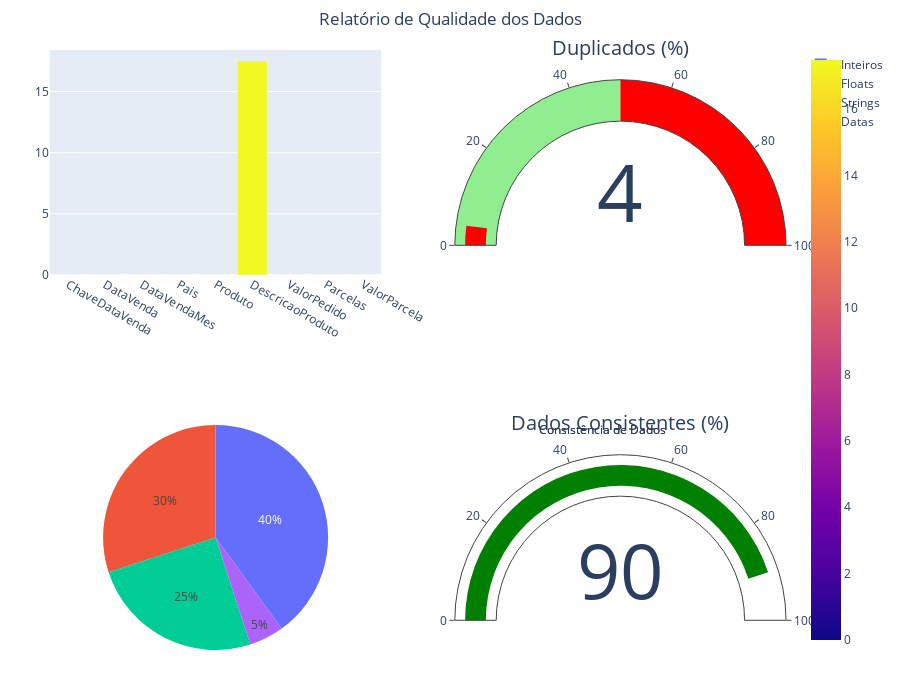

Notebook cell for this chart:
### Markdown cell above
### 3.3.  "Relatório de Qualidade dos Dados"

### Code cell
from plotly.subplots import make_subplots
import plotly.graph_objects as go

# Criar subplots com 4 gráficos
fig_relatorio = make_subplots(
    rows=2, cols=2,  # Define 2x2 grid
    subplot_titles=(
        "Porcentagem de Nulos por Coluna", 
        "Duplicados (%)", 
        "Distribuição de Tipos de Dados", 
        "Consistência de Dados"
    ),
    specs=[
        [{"type": "xy"}, {"type": "domain"}],  # Primeira linha
        [{"type": "domain"}, {"type": "domain"}]  # Segunda linha
    ]
)

# Adicionar os gráficos às subplots
fig_relatorio.add_trace(fig_nulos.data[0], row=1, col=1)         # Gráfico de Nulos
fig_relatorio.add_trace(fig_duplicados.data[0], row=1, col=2)    # Gráfico de Duplicados
fig_relatorio.add_trace(fig_tipos.data[0], row=2, col=1)         # Gráfico de Tipos de Dados
fig_relatorio.add_trace(fig_consistencia.data[0], row=2, col=2)  # Gráfico de Consistência

# Atualizar layout para ajustar os títulos e o espaçamento
fig_relatorio.update_layout(
    title="Relatório de Qualidade dos Dados",
    height=700,
    title_x=0.5,  # Centraliza o título principal
    showlegend=True,
    margin=dict(t=50, b=50, l=50, r=50),  # Margens ajustadas para espaço
    annotations=[
        dict(
            text="Duplicados (%)", 
            x=0.75, y=1.1, xref="paper", yref="paper", 
            showarrow=False, font=dict(size=12)
        ),
        dict(
            text="Consistência de Dados", 
            x=0.75, y=0.35, xref="paper", yref="paper", 
            showarrow=False, font=dict(size=12)
        )
    ]
)

# Exibir e salvar o relatório
fig_relatorio.show()
fig_relatorio.write_html("relatorio_qualidade_dados_corrigido.html")

### Figure 1 — Plotly figure (JSON) as saved in the notebook; plotly's stock layout.template omitted (floating-point values rounded to 4 significant figures)
{"data": [{"alignmentgroup": "True", "hovertemplate": "Coluna=%{x}<br>Porcentagem de Nulos=%{marker.color}<extra></extra>", "legendgroup": "", "marker": {"color": [0, 0, 0, 0, 0, 17.48, 0, 0, 0], "coloraxis": "coloraxis", "pattern": {"shape": ""}}, "name": "", "offsetgroup": "", "orientation": "v", "showlegend": false, "textposition": "auto", "type": "bar", "x": ["ChaveDataVenda", "DataVenda", "DataVendaMes", "Pais", "Produto", "DescricaoProduto", "ValorPedido", "Parcelas", "ValorParcela"], "xaxis": "x", "y": [0, 0, 0, 0, 0, 17.48, 0, 0, 0], "yaxis": "y"}, {"domain": {"x": [0.55, 1], "y": [0.625, 1]}, "gauge": {"axis": {"range": [0, 100]}, "bar": {"color": "red"}, "steps": [{"color": "lightgreen", "range": [0, 50]}, {"color": "red", "range": [50, 100]}]}, "mode": "gauge+number", "title": {"text": "Duplicados (%)"}, "type": "indicator", "value": 4.032}, {"domain": {"x": [0, 0.45], "y": [0, 0.375]}, "labels": ["Inteiros", "Floats", "Strings", "Datas"], "type": "pie", "values": [40, 30, 25, 5]}, {"domain": {"x": [0.55, 1], "y": [0, 0.375]}, "gauge": {"axis": {"range": [0, 100]}, "bar": {"color": "green"}}, "mode": "gauge+number", "title": {"text": "Dados Consistentes (%)"}, "type": "indicator", "value": 90}], "layout": {"annotations": [{"font": {"size": 12}, "showarrow": false, "text": "Duplicados (%)", "x": 0.75, "xanchor": "center", "xref": "paper", "y": 1.1, "yanchor": "bottom", "yref": "paper"}, {"font": {"size": 12}, "showarrow": false, "text": "Consistência de Dados", "x": 0.75, "xanchor": "center", "xref": "paper", "y": 0.35, "yanchor": "bottom", "yref": "paper"}, {"font": {"size": 12}, "showarrow": false, "text": "Duplicados (%)", "x": 0.75, "xanchor": "center", "xref": "paper", "y": 1.1, "yanchor": "bottom", "yref": "paper"}, {"font": {"size": 12}, "showarrow": false, "text": "Consistência de Dados", "x": 0.75, "xanchor": "center", "xref": "paper", "y": 0.35, "yanchor": "bottom", "yref": "paper"}], "height": 700, "margin": {"b": 50, "l": 50, "r": 50, "t": 50}, "showlegend": true, "title": {"text": "Relatório de Qualidade dos Dados", "x": 0.5}, "xaxis": {"anchor": "y", "domain": [0, 0.45]}, "yaxis": {"anchor": "x", "domain": [0.625, 1]}}}
